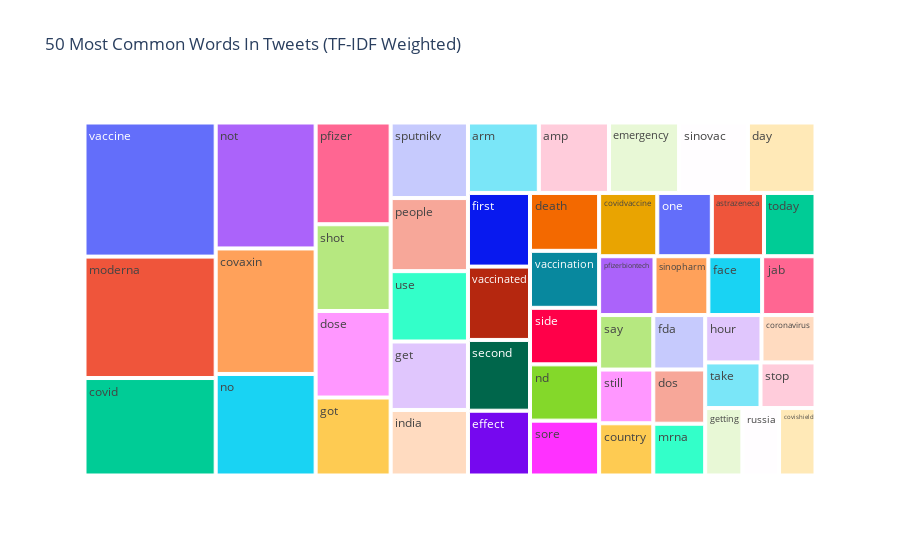

The code cell stored with this chart in its notebook:
### Code cell
ut.common_words(negative_tweets, 50)

### Figure 1 — Plotly figure (JSON) as saved in the notebook; plotly's stock layout.template omitted (floating-point values rounded to 4 significant figures)
{"data": [{"branchvalues": "total", "domain": {"x": [0, 1], "y": [0, 1]}, "hovertemplate": "labels=%{label}<br>TF-IDF Score=%{value}<br>parent=%{parent}<br>id=%{id}<extra></extra>", "ids": ["amp", "arm", "astrazeneca", "coronavirus", "country", "covaxin", "covid", "covidvaccine", "covishield", "day", "death", "dos", "dose", "effect", "emergency", "face", "fda", "first", "get", "getting", "got", "hour", "india", "jab", "moderna", "mrna", "nd", "no", "not", "one", "people", "pfizer", "pfizerbiontech", "russia", "say", "second", "shot", "side", "sinopharm", "sinovac", "sore", "sputnikv", "still", "stop", "take", "today", "use", "vaccinated", "vaccination", "vaccine"], "labels": ["amp", "arm", "astrazeneca", "coronavirus", "country", "covaxin", "covid", "covidvaccine", "covishield", "day", "death", "dos", "dose", "effect", "emergency", "face", "fda", "first", "get", "getting", "got", "hour", "india", "jab", "moderna", "mrna", "nd", "no", "not", "one", "people", "pfizer", "pfizerbiontech", "russia", "say", "second", "shot", "side", "sinopharm", "sinovac", "sore", "sputnikv", "still", "stop", "take", "today", "use", "vaccinated", "vaccination", "vaccine"], "name": "", "parents": ["", "", "", "", "", "", "", "", "", "", "", "", "", "", "", "", "", "", "", "", "", "", "", "", "", "", "", "", "", "", "", "", "", "", "", "", "", "", "", "", "", "", "", "", "", "", "", "", "", ""], "type": "treemap", "values": [332.6, 335.9, 222.1, 172.1, 190.4, 844.1, 860.4, 247.7, 165.4, 320.4, 269.2, 189.5, 436.8, 270.5, 332.5, 212.8, 190.1, 307.4, 356.1, 168.8, 393.5, 179.4, 341.0, 211.3, 1072.0, 180.8, 261.8, 682.9, 847.0, 232.2, 380.2, 513.5, 219.2, 166.3, 198.7, 295.4, 437.9, 262.9, 213.2, 326.1, 255.1, 393.0, 195.7, 168.8, 169.8, 219.3, 366.0, 306.2, 265.0, 1184.0]}], "layout": {"legend": {"tracegroupgap": 0}, "title": {"text": "50 Most Common Words In Tweets (TF-IDF Weighted)"}}}
